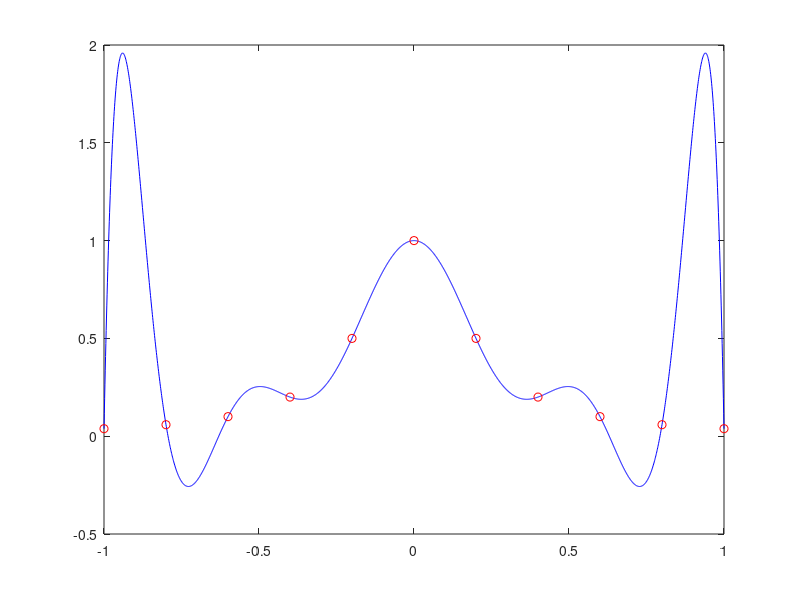
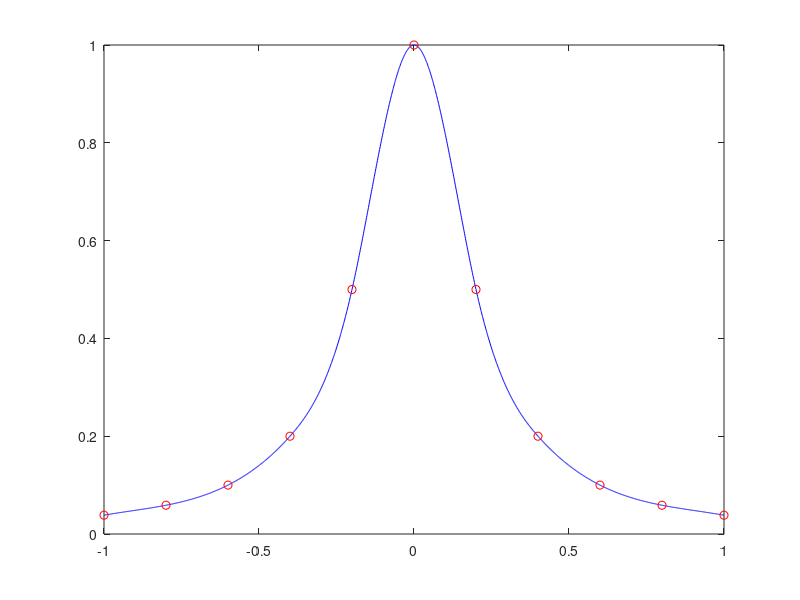
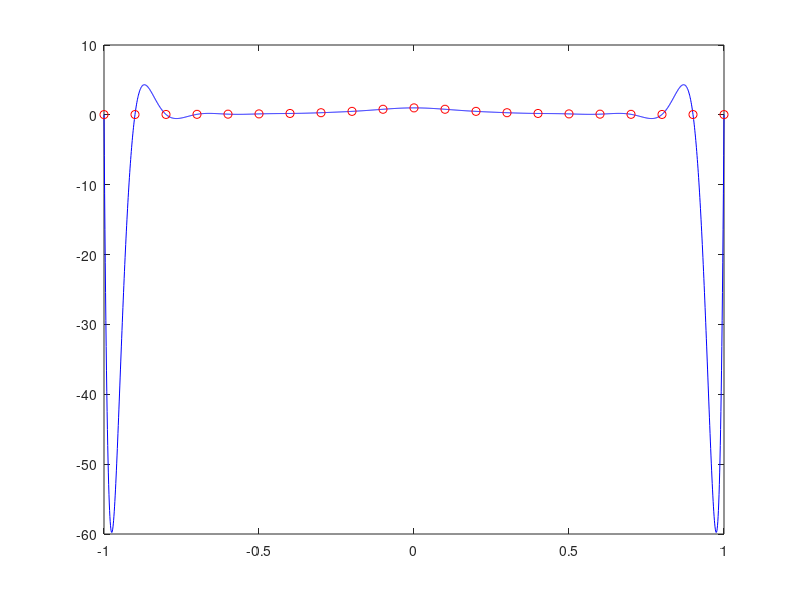
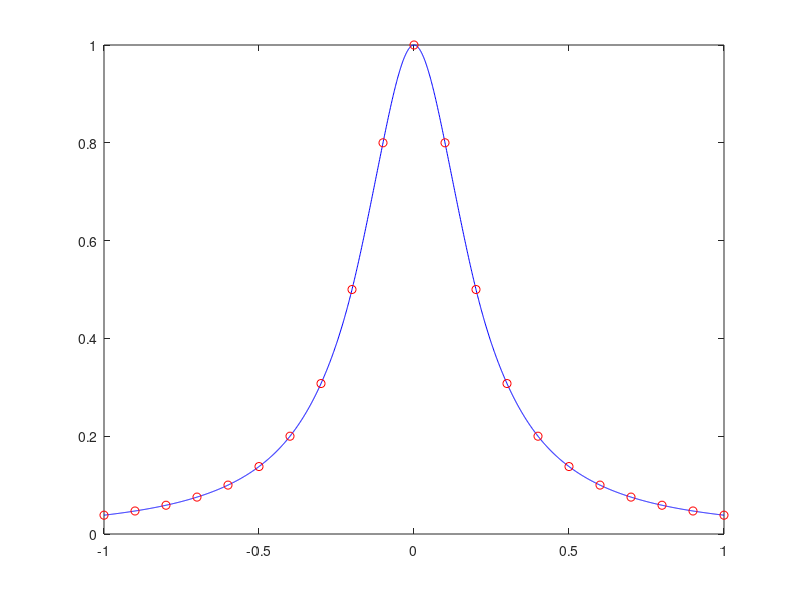

Recreate these plots in MATLAB, in order.
%% Numerical Analysis Homework Assignment 8
%  Ryan Dejesus
%  Daniel Gollahon
%  Ron Quan

%% Review 7.11
%  a)
%     Interpolation is generally not a good way of smoothing out noisy data. [p. 311]
%  
%  b)
%     A least squares approximation is usually a much superior tool for dealing 
%     with noisy data. [p. 311] These techniques, however, can sometimes work together.
%     For example, least squares fitting by cubic splines is a good method for smoothing
%     noisy data. [p. 334]

%% Review 7.12
%  a)
%     1. Lagrange [p. 317]
%     2. Newton [p. 318]
%     3. Monomial [p. 317]
%  
%  b)
%     Lagrange [p. 317]
%  
%  c)
%     Lagrange [p. 317]

%% Review 7.13
%  a)
%     A Vandermonde matrix is a matrix in which each column holds the successive 
%     powers of a particular constant. [p. 314]
%  
%     i.e.
%  
%     [ 1 t1 t1^2 t1^3 ... t1^n-1 ]
%     [ 1 t2 t2^2 t2^3 ... t2^n-1 ]
%     [... ... ... ... ... ... ...]
%     [ 1 tm tm^2 tm^3 ... tm^n-1 ]
%  
%  b)
%     The Vandermonde matrix is useful for computing polynomial interpolation
%     with a monomial basis. [p. 314]

%%
%  c)
%     Even though the Vandermonde matrix is neccesarily non-singular for distinct values
%     of t, it becomes ill-conditioned with high-degree polynomials. This occurs because
%     the functions become progressively less distinguishable as the degree increases. 
%     This causes the columns of the matrix to become very nearly linearly dependent. The
%     matrix becomes highly singular as the matrix grows at least exponentially with the 
%     number of data points and the resulting coefficients can become singular to within
%     working precision. [p. 315]

%% Review 7.24
%  a)
%     Hermite interpolation differs from other forms of interpolation in a few ways.
%     First, it is piecewise, meaning that the interpolation is not one continuous 
%     function, but rather cubic functions that describe the pathway between two data
%     points. Additionally, it holds the requirement that the derivatives of these
%     functions when they meet must be continuous. The other main difference is that
%     the Hermite cubic interpolant is not unique--free parameters (i.e. the derivative)
%     can be chosen to conform to desired characteristics such as monotonicity or
%     convexity. [p. 327]
%  
%  b)
%     A cubic spline is also a piecewise polynomial, but it requires that (like the
%     Hermite interpolation) the derivative of the polynomials are continuous, but
%     additionally the second derivative is required to be continuous. In the general 
%     case, a spline of degree k must be continuously differentiable k-1 times. [p. 327]

%% Review 7.25
%  a)
%     Cubic spline interpolation should be chosen if maximum smoothness is desired. [p. 329]
%  b)
%     To preserve monotonicity, a Hermite cubic interpolation should be chosen. [p. 329]

%% Review 7.26
%  a)
%     Once. [p. 327]
%  b)
%     Twice [p. 327]

%% Review 7.27
%  Two Possible constraints:
%  
%  1. Forcing the second derivative to be zero at the endpoints, which would create a 
%  natural spline. [p. 327]
%  
%  2. Forcing equality of the first derivatives as well as equality of the second derivatives
%  at the  endpoints t1 and tn (if the spline is going to be periodic). [p. 327]

%% Exercise 7.1 (skip part c)

%input data
t = [-1 0 1]';
y = [1 0 1]';

%a)
disp('a) Monomial Basis');
A = [ones(3,1) t(:) t(:).^2]; %vandermonde matrix
x = A \ y; %compute coefficients
disp(['P2(t) = ' num2str(x(3)) '*t^2 + ' num2str(x(2)) '*t + ' num2str(x(1))]);

%b)
disp(' ');
disp('b) Lagrange Basis');

%calculate lagrange??

%result
disp(' ');
disp('As shown above, both methods produce the same interpolating polynomial.');

%% Exercise 7.4 (skip part c)
%  a)
%     Using Horner's method, evaluating the polynomial represented in the monomial 
%     basis requires only O(n) multiplications to be performed. [p. 316]
%  b)
%     Evaluating the Lagrange polynomial requires O(n^2) multiplications. [p. 317]

%% Exercise 7.5 (skip part c)
%input data
t = [1 2 3 4]';
y = [11 29 65 125]';

%a)
disp('a) Monomial Basis');
A = [ones(4,1) t(:) t(:).^2 t(:).^3]; %vandermonde matrix
x = A \ y; %compute coefficients
disp(['P2(t) = ' num2str(x(3)) '*t^2 + ' num2str(x(2)) '*t + ' num2str(x(1))]);

%b)
disp(' ');
disp('b) Lagrange Basis');

%calculate lagrange??

%result
disp(' ');
disp('As shown above, both methods produce the same interpolating polynomial.');

%% Computer Problem 7.4
runge = @(t)(1./(1+25*t.^2));
t11 = -1:.2:1;%n=11
t21 = -1:.1:1;%n=21
xplot = -1:.001:1;% plot helper

%%
%  Polynomial interpolant: n=11
fig1 = figure(1);

p = polyfit(t11,runge(t11),10);%polynomial of degree n-1
plot(xplot,polyval(p,xplot),'b-',t11,runge(t11),'ro');

%%
%  Cubic spline: n=11
fig2 = figure(2);

yy = spline(t11,runge(t11),xplot);
plot(xplot,yy,'b-',t11,runge(t11),'ro');

%%
%  Polynomial interpolant: n=21
fig3 = figure(3);

p = polyfit(t21,runge(t21),20);%polynomial of degree n-1
plot(xplot,polyval(p,xplot),'b-',t21,runge(t21),'ro');

%%
%  Cubic spline: n=21
fig4=figure(4);

yy = spline(t21,runge(t21),xplot);
plot(xplot,yy,'b-',t21,runge(t21),'ro');


%% Computer Problem 7.5
%input data
t = [0 0.5 1 6  7  9];
y = [0 1.6 2 2 1.5 0];

xplot = 0:.001:9;%plot helper

%%
%  a) Polynomial Fit of Degree 5
fig5=figure(5);

p = polyfit(t,y,5);
plot(xplot,polyval(p,xplot),'b-',t,y,'ro');

%%
%  b) Cubic Spline Fit
fig6=figure(6);

yy = spline(t,y,xplot);
plot(xplot,yy,'b-',t,y,'ro');

%%
%  c)
%     The spline seems to give the more reasonable values between data points.
%     This is because the spline considers a continuous derivative and
%     curvature across the points which smooths out the connecting curves, but
%     the polyfit method only ensures that all the points are passed through 
%     and does not attempt to moderate the derivatve at each point. More
%     importantly, since the polyfit function is a continuous polynomial, it
%     is required to have a dip either up or down between the two center
%     points which share a y value and this introduces undesirable "wiggle".

%% 
%  d) Piecewise Linear Interpolation
%     Yes, in this case a direct line fit would be more desirable. This is
%     true because it tends to fit this particular set of data--especially
%     since there are two consecutive points whose y values are the same...
%     causing a straight line to be the most logical interpolation here. See
%     the plot below. This however does come at the cost of jagged edges and a
%     discontinuous derivative so the ideality of this approach would depend
%     on the desired smoothness and the application the data is required for.

fig7=figure(7);
plot(t,y,'b-',t,y,'ro');